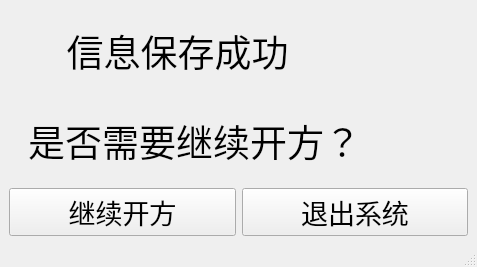
<?xml version="1.0" encoding="UTF-8"?>
<ui version="4.0">
 <class>final_2</class>
 <widget class="QMainWindow" name="final_2">
  <property name="geometry">
   <rect>
    <x>0</x>
    <y>0</y>
    <width>477</width>
    <height>267</height>
   </rect>
  </property>
  <property name="windowTitle">
   <string>MainWindow</string>
  </property>
  <widget class="QWidget" name="centralwidget">
   <layout class="QGridLayout" name="gridLayout">
    <item row="0" column="0" colspan="2">
     <widget class="QLabel" name="label">
      <property name="font">
       <font>
        <family>Academy Engraved LET</family>
        <pointsize>28</pointsize>
       </font>
      </property>
      <property name="text">
       <string>      信息保存成功</string>
      </property>
     </widget>
    </item>
    <item row="1" column="0" colspan="2">
     <widget class="QLabel" name="label_2">
      <property name="font">
       <font>
        <family>Academy Engraved LET</family>
        <pointsize>28</pointsize>
       </font>
      </property>
      <property name="text">
       <string>  是否需要继续开方？</string>
      </property>
     </widget>
    </item>
    <item row="2" column="0">
     <widget class="QPushButton" name="buttonContinue">
      <property name="font">
       <font>
        <family>Academy Engraved LET</family>
        <pointsize>20</pointsize>
       </font>
      </property>
      <property name="text">
       <string>继续开方</string>
      </property>
     </widget>
    </item>
    <item row="2" column="1">
     <widget class="QPushButton" name="buttonOut">
      <property name="font">
       <font>
        <family>Academy Engraved LET</family>
        <pointsize>20</pointsize>
       </font>
      </property>
      <property name="text">
       <string>退出系统</string>
      </property>
     </widget>
    </item>
   </layout>
  </widget>
  <widget class="QMenuBar" name="menubar">
   <property name="geometry">
    <rect>
     <x>0</x>
     <y>0</y>
     <width>477</width>
     <height>25</height>
    </rect>
   </property>
  </widget>
  <widget class="QStatusBar" name="statusbar"/>
 </widget>
 <resources/>
 <connections/>
</ui>
